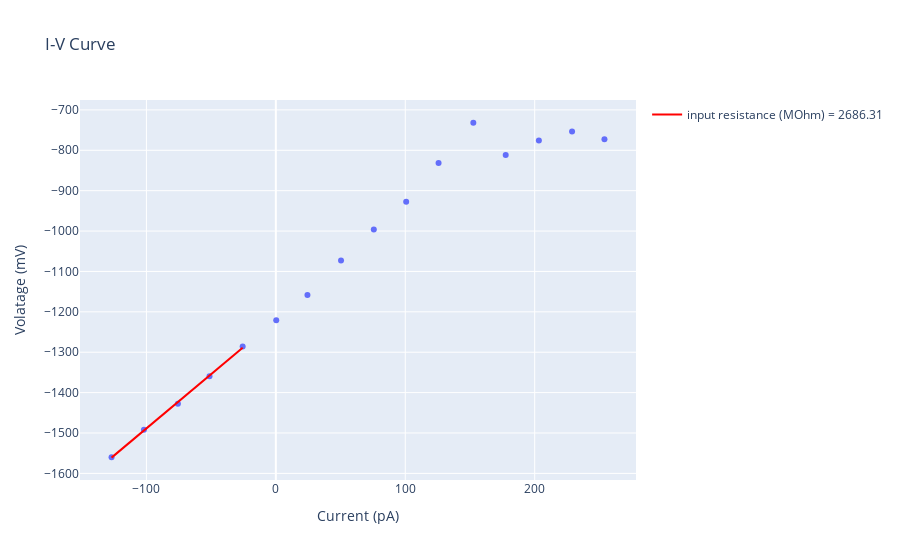

Notebook code for this chart:
### Code cell
#%%
# choosing the hyperpolarization traces
# decorate the plot
start_trace = 0
end_trace = 5


fig = px.scatter(x = current_step,y = voltage_step, labels={'x':'Current (pA)', 'y':'Volatage (mV)'}, title="I-V Curve")

popt, pcov = curve_fit(func, current_step[start_trace:end_trace], voltage_step[start_trace:end_trace])
popt
fig.add_trace(go.Scatter(x = current_step[start_trace:end_trace], y = func(current_step[start_trace:end_trace], *popt), mode='lines',
    name='input resistance (MOhm) = %.2f' %(popt[0] * 1e3),
    marker=dict(
        color='rgb(255, 0, 0)')))
fig.show()
fig.write_image(os.path.join(save_path , 'Estimated_input_resistance.svg'))
fig.write_image(os.path.join(save_path , 'Estimated_input_resistance.pdf'))

membrane_resistance = popt[0] * 1e3
resting_potential = popt[1]
print(membrane_resistance, resting_potential)

### Figure 1 — Plotly figure (JSON) as saved in the notebook; plotly's stock layout.template omitted (floating-point values rounded to 4 significant figures)
{"data": [{"hovertemplate": "Current (pA)=%{x}<br>Volatage (mV)=%{y}<extra></extra>", "legendgroup": "", "marker": {"color": "#636efa", "symbol": "circle"}, "mode": "markers", "name": "", "orientation": "v", "showlegend": false, "type": "scatter", "x": [-127.0, -101.9, -75.68, -51.27, -25.63, 0.3052, 24.41, 50.35, 75.68, 100.7, 125.7, 152.6, 177.6, 203.2, 228.9, 253.9], "xaxis": "x", "y": [-1560.0, -1492.0, -1428.0, -1359.0, -1286.0, -1221.0, -1158.0, -1073.0, -996.1, -927.1, -831.3, -731.8, -811.8, -775.8, -753.8, -772.7], "yaxis": "y"}, {"marker": {"color": "rgb(255, 0, 0)"}, "mode": "lines", "name": "input resistance (MOhm) = 2686.31", "type": "scatter", "x": [-127.0, -101.9, -75.68, -51.27, -25.63], "y": [-1561.0, -1494.0, -1423.0, -1358.0, -1289.0]}], "layout": {"legend": {"tracegroupgap": 0}, "title": {"text": "I-V Curve"}, "xaxis": {"anchor": "y", "domain": [0, 1], "title": {"text": "Current (pA)"}}, "yaxis": {"anchor": "x", "domain": [0, 1], "title": {"text": "Volatage (mV)"}}}}
